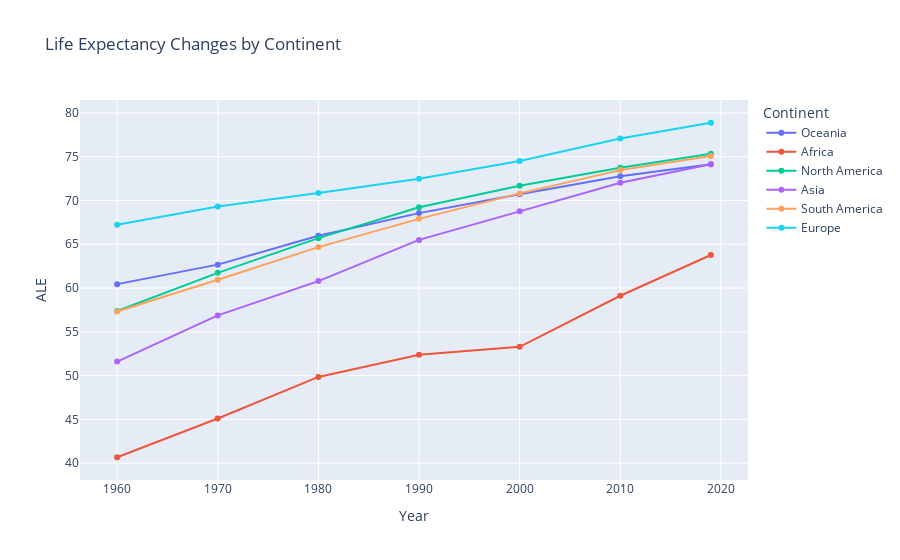

The notebook cell saved with this chart:
### Code cell
fig = px.line(continent_avgs, x='Year', y='ALE', color='Continent', markers=True, title='Life Expectancy Changes by Continent')
fig.update_traces(textposition='bottom right')
fig.show()

### Figure 1 — Plotly figure (JSON) as saved in the notebook; plotly's stock layout.template omitted (floating-point values rounded to 4 significant figures)
{"data": [{"hovertemplate": "Continent=Oceania<br>Year=%{x}<br>ALE=%{y}<extra></extra>", "legendgroup": "Oceania", "line": {"color": "#636efa", "dash": "solid"}, "marker": {"symbol": "circle"}, "mode": "markers+lines", "name": "Oceania", "orientation": "v", "showlegend": true, "textposition": "bottom right", "type": "scatter", "x": [1960, 1970, 1980, 1990, 2000, 2010, 2019], "xaxis": "x", "y": [60.45, 62.67, 65.97, 68.56, 70.71, 72.77, 74.14], "yaxis": "y"}, {"hovertemplate": "Continent=Africa<br>Year=%{x}<br>ALE=%{y}<extra></extra>", "legendgroup": "Africa", "line": {"color": "#EF553B", "dash": "solid"}, "marker": {"symbol": "circle"}, "mode": "markers+lines", "name": "Africa", "orientation": "v", "showlegend": true, "textposition": "bottom right", "type": "scatter", "x": [1960, 1970, 1980, 1990, 2000, 2010, 2019], "xaxis": "x", "y": [40.68, 45.11, 49.85, 52.39, 53.29, 59.12, 63.78], "yaxis": "y"}, {"hovertemplate": "Continent=North America<br>Year=%{x}<br>ALE=%{y}<extra></extra>", "legendgroup": "North America", "line": {"color": "#00cc96", "dash": "solid"}, "marker": {"symbol": "circle"}, "mode": "markers+lines", "name": "North America", "orientation": "v", "showlegend": true, "textposition": "bottom right", "type": "scatter", "x": [1960, 1970, 1980, 1990, 2000, 2010, 2019], "xaxis": "x", "y": [57.38, 61.74, 65.7, 69.23, 71.7, 73.75, 75.34], "yaxis": "y"}, {"hovertemplate": "Continent=Asia<br>Year=%{x}<br>ALE=%{y}<extra></extra>", "legendgroup": "Asia", "line": {"color": "#ab63fa", "dash": "solid"}, "marker": {"symbol": "circle"}, "mode": "markers+lines", "name": "Asia", "orientation": "v", "showlegend": true, "textposition": "bottom right", "type": "scatter", "x": [1960, 1970, 1980, 1990, 2000, 2010, 2019], "xaxis": "x", "y": [51.6, 56.88, 60.8, 65.5, 68.76, 72.03, 74.15], "yaxis": "y"}, {"hovertemplate": "Continent=South America<br>Year=%{x}<br>ALE=%{y}<extra></extra>", "legendgroup": "South America", "line": {"color": "#FFA15A", "dash": "solid"}, "marker": {"symbol": "circle"}, "mode": "markers+lines", "name": "South America", "orientation": "v", "showlegend": true, "textposition": "bottom right", "type": "scatter", "x": [1960, 1970, 1980, 1990, 2000, 2010, 2019], "xaxis": "x", "y": [57.33, 60.95, 64.67, 67.9, 70.81, 73.47, 75.09], "yaxis": "y"}, {"hovertemplate": "Continent=Europe<br>Year=%{x}<br>ALE=%{y}<extra></extra>", "legendgroup": "Europe", "line": {"color": "#19d3f3", "dash": "solid"}, "marker": {"symbol": "circle"}, "mode": "markers+lines", "name": "Europe", "orientation": "v", "showlegend": true, "textposition": "bottom right", "type": "scatter", "x": [1960, 1970, 1980, 1990, 2000, 2010, 2019], "xaxis": "x", "y": [67.24, 69.32, 70.87, 72.49, 74.51, 77.08, 78.88], "yaxis": "y"}], "layout": {"legend": {"title": {"text": "Continent"}, "tracegroupgap": 0}, "title": {"text": "Life Expectancy Changes by Continent"}, "xaxis": {"anchor": "y", "domain": [0, 1], "title": {"text": "Year"}}, "yaxis": {"anchor": "x", "domain": [0, 1], "title": {"text": "ALE"}}}}
